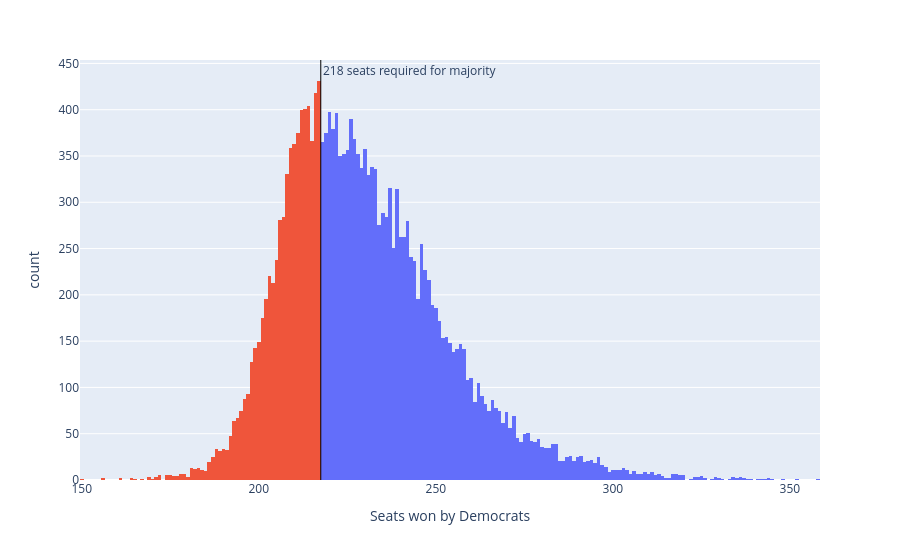

Notebook code for this chart:
### Code cell
sims_hist = px.histogram(seat_sims, x='seats', nbins=np.unique(seat_sims['seats']).shape[0]*2, color='winner', 
                         labels={'seats':'Seats won by Democrats', 'winner': 'Winner'})
sims_hist.update_traces(showlegend=False)
sims_hist.add_vline(x=217.5, line_width=1, line_color='black', annotation_text='218 seats required for majority', 
                    annotation_position='top right')
sims_hist

### Figure 1 — Plotly figure (JSON) as saved in the notebook; plotly's stock layout.template omitted (floating-point values rounded to 4 significant figures; data arrays with more than 128 entries replaced by an {"elided": "..."} marker saying what was removed)
{"data": [{"bingroup": "x", "hovertemplate": "Winner=Democrats<br>Seats won by Democrats=%{x}<br>count=%{y}<extra></extra>", "legendgroup": "Democrats", "marker": {"color": "#636efa", "pattern": {"shape": ""}}, "name": "Democrats", "nbinsx": 362, "orientation": "v", "showlegend": false, "type": "histogram", "x": {"elided": "13403 int values"}, "xaxis": "x", "yaxis": "y"}, {"bingroup": "x", "hovertemplate": "Winner=Republicans<br>Seats won by Democrats=%{x}<br>count=%{y}<extra></extra>", "legendgroup": "Republicans", "marker": {"color": "#EF553B", "pattern": {"shape": ""}}, "name": "Republicans", "nbinsx": 362, "orientation": "v", "showlegend": false, "type": "histogram", "x": {"elided": "6597 int values"}, "xaxis": "x", "yaxis": "y"}], "layout": {"annotations": [{"showarrow": false, "text": "218 seats required for majority", "x": 217.5, "xanchor": "left", "xref": "x", "y": 1, "yanchor": "top", "yref": "y domain"}], "barmode": "relative", "legend": {"title": {"text": "Winner"}, "tracegroupgap": 0}, "margin": {"t": 60}, "shapes": [{"line": {"color": "black", "width": 1}, "type": "line", "x0": 217.5, "x1": 217.5, "xref": "x", "y0": 0, "y1": 1, "yref": "y domain"}], "xaxis": {"anchor": "y", "domain": [0, 1], "title": {"text": "Seats won by Democrats"}}, "yaxis": {"anchor": "x", "domain": [0, 1], "title": {"text": "count"}}}}
